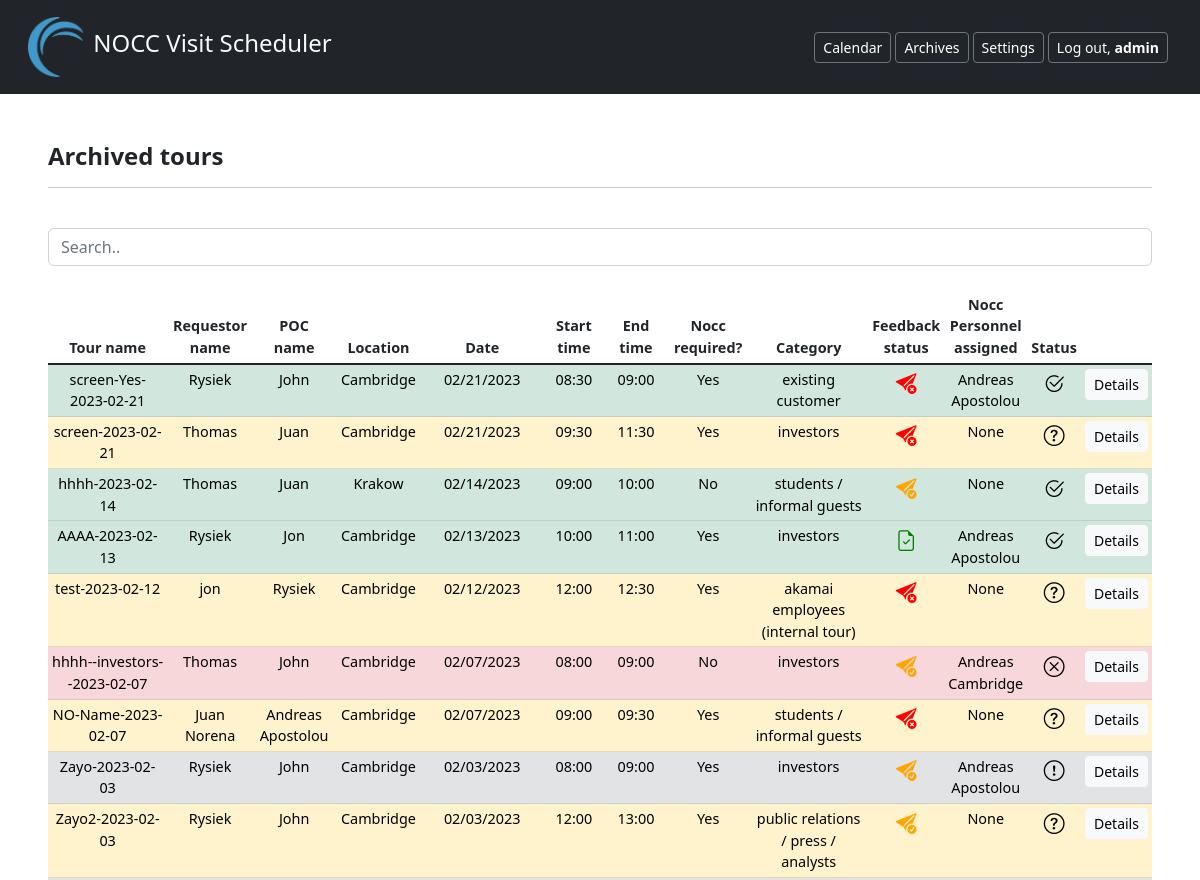
The page /archives/ (signed in, upper part) on the database as committed earlier.
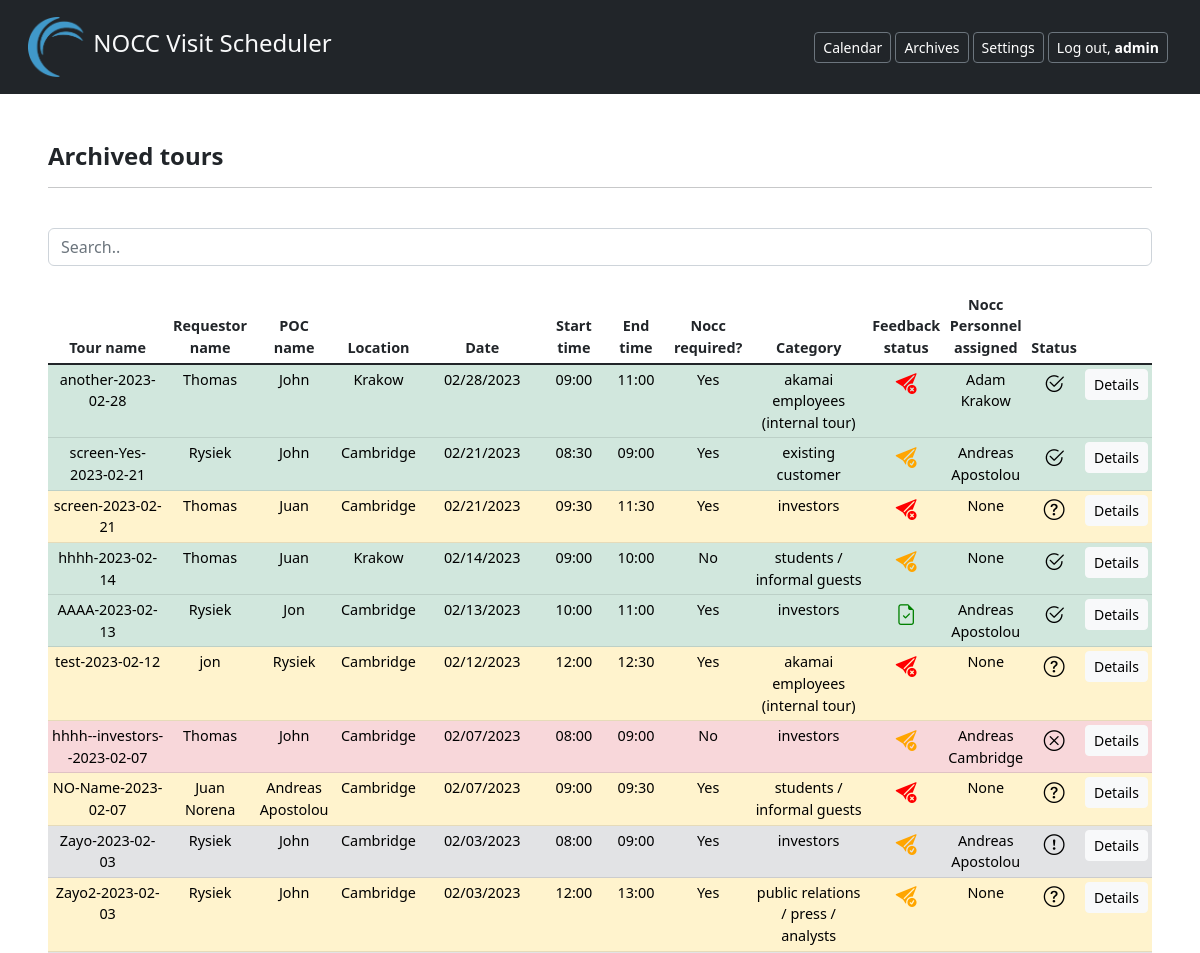
The same page on the database as committed later.
### NoccSchedulerApp/models.py (models this page shows, shortened)
class Tour(models.Model):
    tour_name = models.CharField(max_length=300)
    requestor_name = models.CharField(max_length=300)
    requestor_email = models.EmailField()
    poc_name = models.CharField(max_length=300)
    poc_email = models.EmailField()
    cc_this_request_to = models.EmailField(null=True, blank=True)
    DIVISION_CHOICES = [
        ('P & RE', 'P & RE'),
        ('Customer & Industry', 'Customer & Industry'),
        ('marketing', 'Marketing'),
        ('Global Events', 'Global Events'),
        ('Marketing Strategy', 'Marketing Strategy'),
        ('Legal', 'Legal'),
        ('CTO', 'CTO'),
        ('CEO', 'CEO'),
        ('Global Sales', 'Global Sales'),
        ('Customer Success', 'Customer Success'),
        ('Global Services', 'Global Services'),
        ('Products & Enablement', 'Products & Enablement'),
        ('Compute', 'Compute'),
        ('Edge Delivery', 'Edge Delivery'),
        ('Edge Business Operations', 'Edge Business Operations'),
        ('Edge Experience', 'Edge Experience'),
        ('Other', 'Other'),
    ]
    division = models.CharField(
        max_length=50,
        choices=DIVISION_CHOICES,
    )
    LOCATION_CHOICES = [
        ('Cambridge', 'Cambridge'),
        ('Krakow', 'Krakow'),
        ('Bangalore', 'Bangalore')
    ]
    location = models.ForeignKey(Location, on_delete=models.CASCADE)
    date = models.DateField()
    start_time = models.TimeField(null=True)
    end_time = models.TimeField(null=True)
    NOCC_REQUIRED_CHOICES = [
        ('No', 'No'),
        ('Yes', 'Yes'),
    ]
    nocc_personnel_required = models.CharField(
        max_length=10,
        choices=NOCC_REQUIRED_CHOICES,
        default='No',
    )
    CATEGORY_CHOICES = [
        ('existing customer', 'Existing Customer'),
        ('new prospect', 'New Prospect'),
        ('public relations / press / analysts',
         'Public Relations / Press / Analysts'),
        ('investors', 'Investors'),
        ('akamai employees (internal tour)', 'Akamai Employees (Internal Tour)'),
        ('students / informal guests', 'Students / Informal Guests'),
    ]
    category = models.CharField(max_length=50, choices=CATEGORY_CHOICES,)
    opportunity_ID = models.CharField(max_length=300, null=True, blank=True, default=0)
    attendees_akamai = models.IntegerField(default=0, validators=[MinValueValidator(0), MaxValueValidator(50)])
    attendees_guests = models.IntegerField(default=0, validators=[MinValueValidator(0), MaxValueValidator(50)])
    customer_or_group_name = models.CharField(max_length=200)
    customers_website = models.CharField(max_length=500,null=True,blank=True)
    TYPE_OF_CUSTOMERS=[
        ('Akamai Internal', 'Akamai Internal'),
        ('Financial Services', 'Financial Services'),
        ('Media', 'Media'),
        ('High Tech', 'High Tech'),
        ('Retail + Commerce', 'Retail + Commerce'),
        ('Gaming/OTT', 'Gaming/OTT'),
        ('Healthcare/Life Science', 'Healthcare/Life Science'),
        ('Manufacturing', 'Manufacturing'),
        ('Other', 'Other'),
    ]
    type_of_customers = models.CharField(max_length=200, choices=TYPE_OF_CUSTOMERS)
    nocc_person_assigned = models.CharField(max_length=200,null=True, blank=True)
    WELCOME_SCREEN_CHOICES = [
        ('No', 'No'),
        ('Yes', 'Yes'),
    ]
    custom_welcome_screen_needed = models.CharField(
        max_length=10,
        choices=WELCOME_SCREEN_CHOICES,
        default='No',
        null=True,
        blank=True,
    )
    comment = models.TextField(max_length=2000, null=True, blank=True)
    created = models.DateTimeField(auto_now_add=True)
    id = models.UUIDField(unique=True, primary_key=True, editable=True)
    STATUS_CHOICES = [
        ('Requested', 'Requested'),
        ('Rejected', 'Rejected'),
        ('Approved', 'Approved'),
        ('Canceled', 'Canceled'),
    ]
    status = models.CharField(max_length=20, choices=STATUS_CHOICES, default='Requested')
    FEEDBACK_STATUS_CHOICES = [
        ('Request not sent', 'Request not sent'),
        ('Request sent', 'Request sent'),
        ('No answer 3 days', 'No answer 3 days'),
        ('Provided', 'Provided'),
    ]
    feedback_status = models.CharField(max_length=30, choices=FEEDBACK_STATUS_CHOICES, default='Request not sent')
    SATISFACTION_CHOICES = [
        ('1', '1'),
        ('2', '2'),
        ('3', '3'),
        ('4', '4'),
        ('5', '5'),
    ]
    satisfaction = models.CharField(max_length=5, choices=SATISFACTION_CHOICES, blank=True, null=True)
    key_take_aways = models.TextField(max_length=200, null=True, blank=True)
    SESSIONS_CHOICES = [
        ('Not relevant', 'Not relevant'),
        ('Relevant', 'Relevant'),
        ('Very relevant', 'Very relevant'),
        ('Did not attend', 'Did not attend'),
    ]
    sessions_welcoming = models.CharField(max_length=20, choices=SESSIONS_CHOICES, blank=True, null=True)
    sessions_speaker = models.CharField(max_length=20, choices=SESSIONS_CHOICES, blank=True, null=True)
    sessions_walls_displays = models.CharField(max_length=20, choices=SESSIONS_CHOICES, blank=True, null=True)
    sessions_daily_work = models.CharField(max_length=20, choices=SESSIONS_CHOICES, blank=True, null=True)
    sessions_scheduling_arrangement = models.CharField(max_length=20, choices=SESSIONS_CHOICES, blank=True, null=True)
    overall_feedback = models.TextField(max_length=2000, null=True, blank=True)
    internal_or_external_audience = models.TextField(max_length=2000, null=True, blank=True)
    feedback_name = models.TextField(max_length=1000, null=True, blank=True)

class Location(models.Model):
    LOCATION_CHOICES = [
        ('Cambridge', 'Cambridge'),
        ('Krakow', 'Krakow'),
        ('Bangalore', 'Bangalore')
    ]
    location = models.CharField(max_length=100, choices=LOCATION_CHOICES, default='Cambridge')
    def __str__(self):
        return self.location

### NoccSchedulerApp/views.py (the view)
# urls.py: path('archives/', views.archives, name = 'archives' ),
@login_required(login_url='/login/')
def archives(request):
    tours = Tour.objects.filter(Q(date__lt=date.today()) | Q(
        status="Rejected") | Q(status="Canceled")).order_by('-date', 'start_time')
    context = {
        'tours': tours,
    }
    return render(request, "archives.html", context)

### templates/archives.html (shortened to what this page needs)
{% extends 'base.html' %}
{% block content %}
  <h4> <b> Archived tours </b> </h4>
  <hr><br>
  <input class="form-control" id="myInput" type="text" placeholder="Search..">
  <br>
  <div class="table-responsive text-center">
    <table class="table table-hover table-sm" style='font-size:90%'>
      <thead>
            <tr>
                <th scope="col" class="col-sm-2">Tour name</th>
                <th scope="col" class="col-sm-1">Requestor<br/>name</th>
                <th scope="col" class="col-sm-1">POC<br/>name</th>
                <th scope="col" class="col-sm-1">Location</th>
                <th scope="col" class="col-sm-2">Date</th>
                <th scope="col" class="col-sm-1">Start time</th>
                <th scope="col" class="col-sm-1">End time</th>
                <th scope="col" class="col-sm-1">Nocc<br/>required?</th>
                <th scope="col" class="col-sm-2">Category</th>
                <th scope="col" class="col-sm-1">Feedback<br>status</th>
                <th scope="col" class="col-sm-1">Nocc Personnel<br/>assigned</th>
                <th scope="col" class="col-sm-1">Status</th>
                <th scope="col" class="col-sm-1"></th>
            </tr>
          </thead>
            <tbody id="myTable" class="table-group-divider">
      {%for tour in tours %}
            <tr {%if tour.status == "Approved" %} class="table-success" {% elif tour.status == "Rejected" %} class="table-danger" {% elif tour.status == "Canceled" %} class="table-secondary"
            {% else %} class="table-warning" {% endif %}>
              <td>{{tour.tour_name}}</td>
                <td>{{tour.requestor_name}}</td>
                <td>{{tour.poc_name}}</td>
                <td>{{tour.location}}</td>
                <td>{{tour.date|date:"m/d/Y"}}</td>
                <td>{{tour.start_time|time:"H:i"}}</td>
                <td>{{tour.end_time|time:"H:i"}}</td>
                <td>{{tour.nocc_personnel_required}}</td>
                <td>{{tour.category}}</td>
                <td>
                  {% if tour.feedback_status == "Provided" %}
                  <i title="Feedback provided" class="bi bi-file-earmark-check" style="font-size: 1.3rem; color: green;"></i>
                  {% elif tour.feedback_status == "Request sent" %}
                  <i title="Feedback request sent" class="bi bi-send-check-fill" style="font-size: 1.3rem; color: orange;"></i>
                  {% else %}
                  <i title="Feedback request not sent yet" class="bi bi-send-x-fill" style="font-size: 1.3rem; color: red;"></i>
                  {% endif %}
                </td>
                <td>{{tour.nocc_person_assigned}}</td>
                <td>
                  {% if tour.status == "Requested" %}
                  <i title="Requested" class="bi bi-question-circle" style="font-size: 1.3rem; color: rgb(0, 0, 0);"></i>
                  {% elif tour.status == "Approved" %}
                  <i title="Approved" class="bi bi-check2-circle" style="font-size: 1.3rem; color: rgb(0, 0, 0);"></i>
                  {% elif tour.status == "Canceled" %}
                  <i title="Canceled" class="bi bi-exclamation-circle" style="font-size: 1.3rem; color: rgb(0, 0, 0);"></i>
                  {% else %}
                  <i title="Rejected" class="bi bi-x-circle" style="font-size: 1.3rem; color: rgb(0, 0, 0);"></i>
                  {% endif %}
                </td>
                <td>
                <form>
                 <button class="btn btn-light btn-sm" formaction="/tour-details/{{tour.id}}/">Details</button>
                </form>
                </td>
            </tr>
      {% endfor %}
</tbody>
</table>
</div>
{% endblock %}

Rows that differ between the two databases and show on the page:
added Tour: tour_name "another-2023-02-28", requestor_name "Thomas", poc_name "John", location "Krakow", date "02/28/2023", start_time "09:00", end_time "11:00", nocc_personnel_required "Yes", category "akamai employees (internal tour)", feedback_status "Request not sent" (drawn), nocc_person_assigned "Adam Krakow", status "Approved" (drawn)
changed Tour "screen-Yes-2023-02-21": feedback_status "Request not sent" → "Request sent" (drawn)
